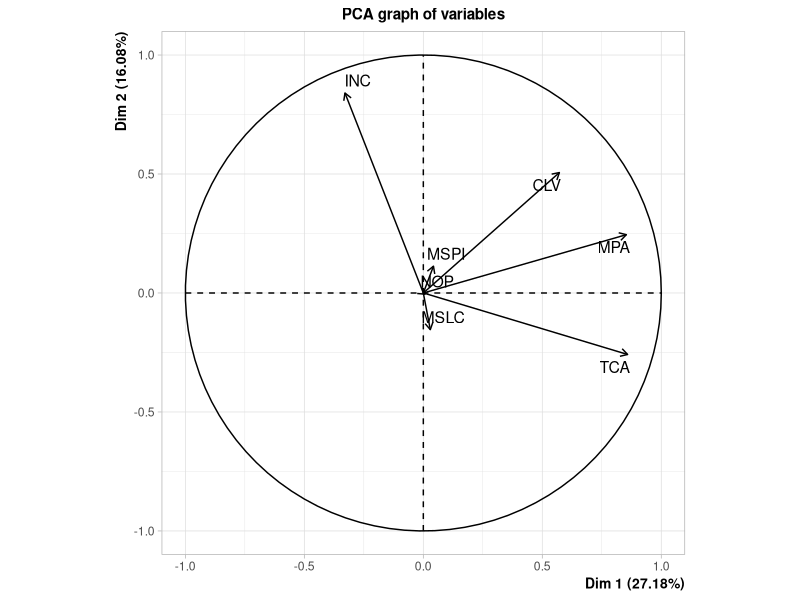
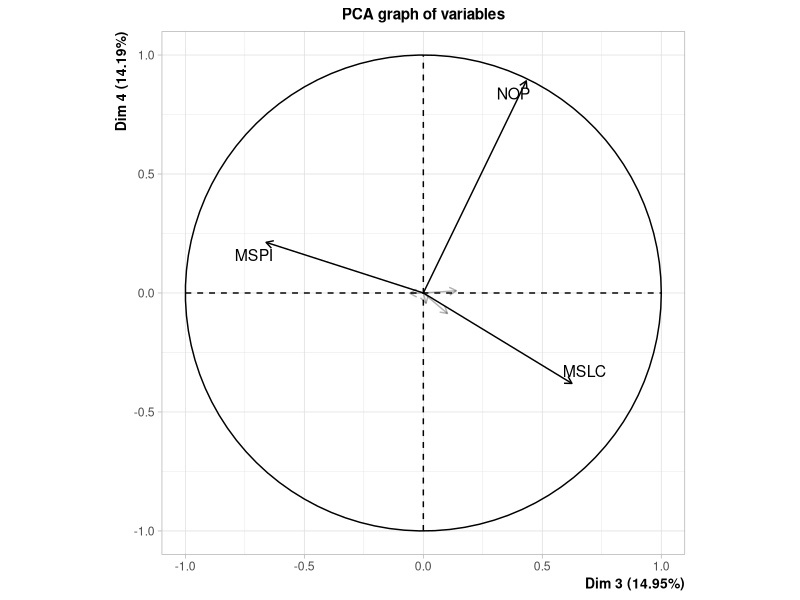
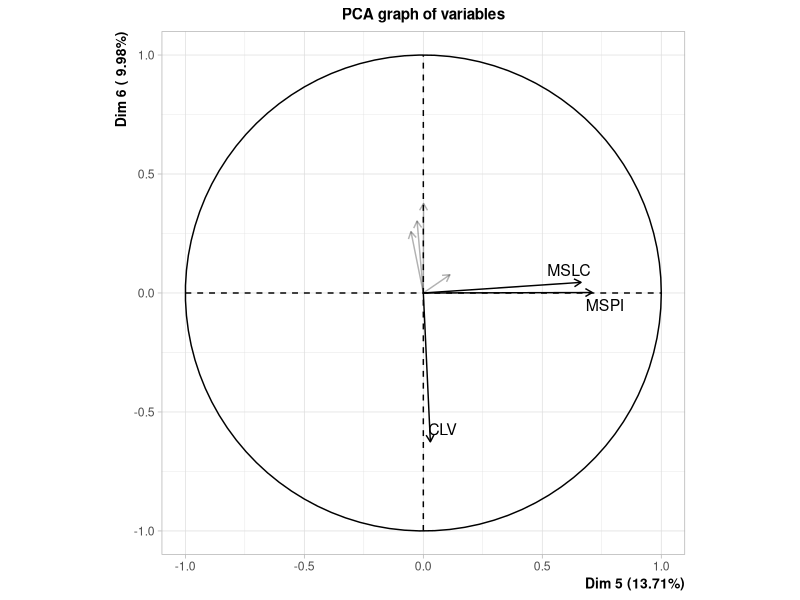
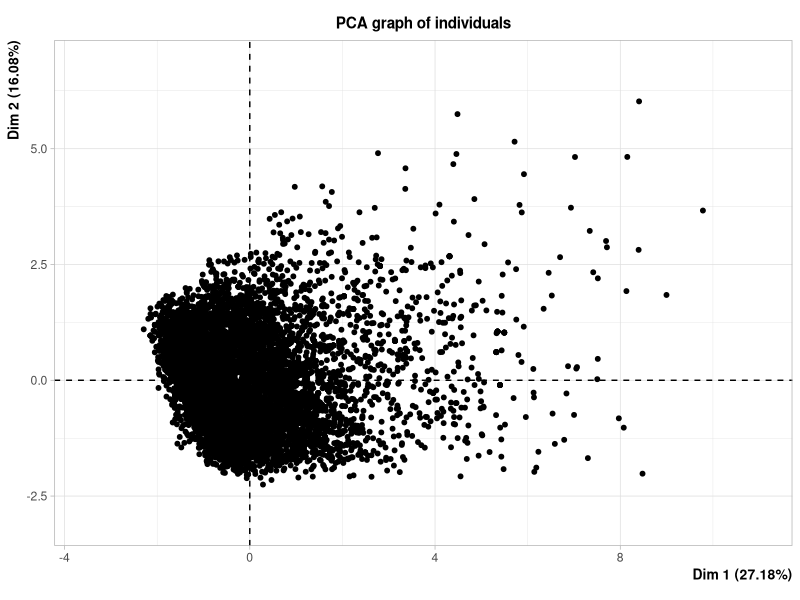
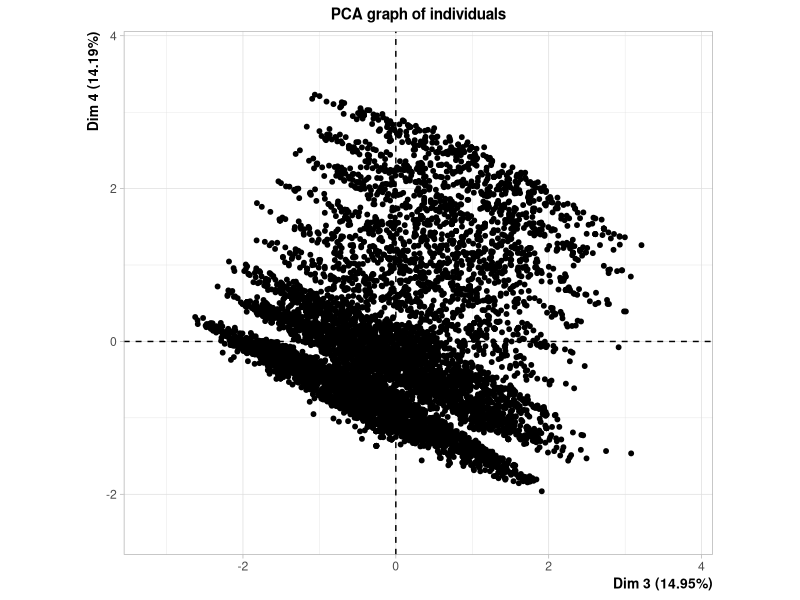
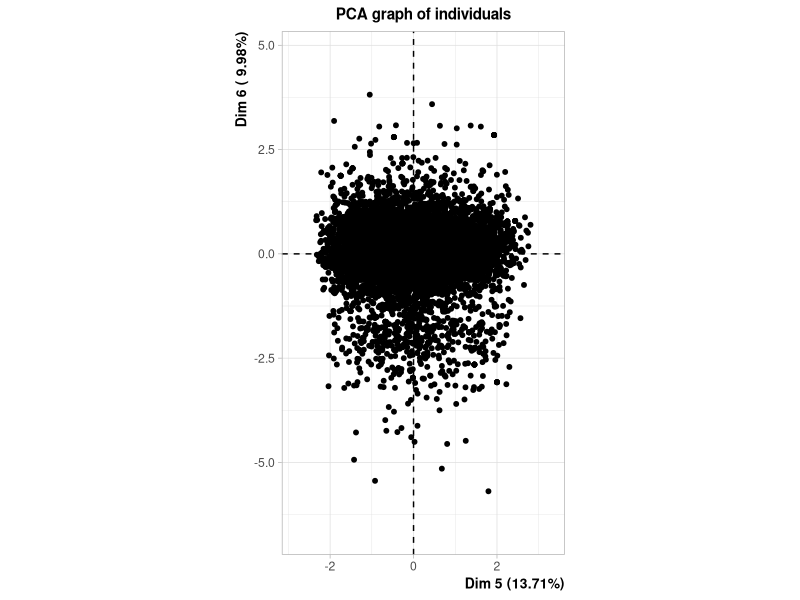
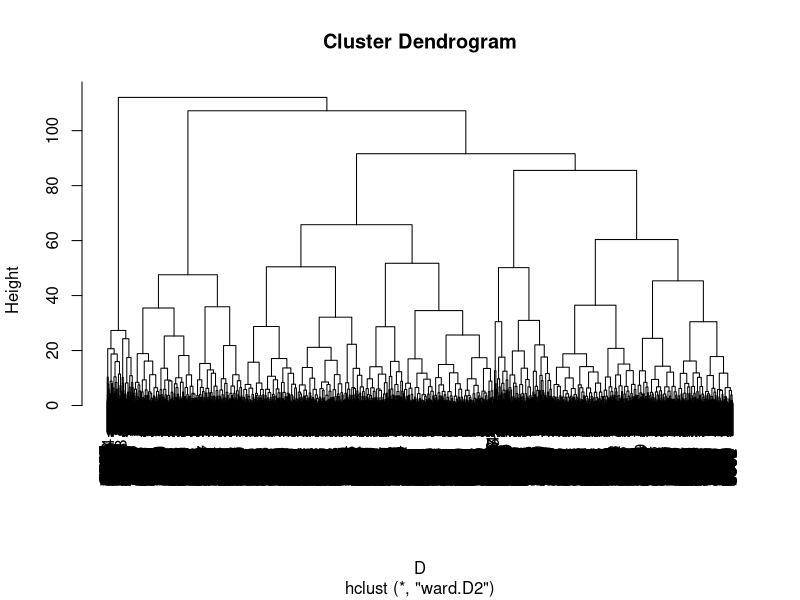
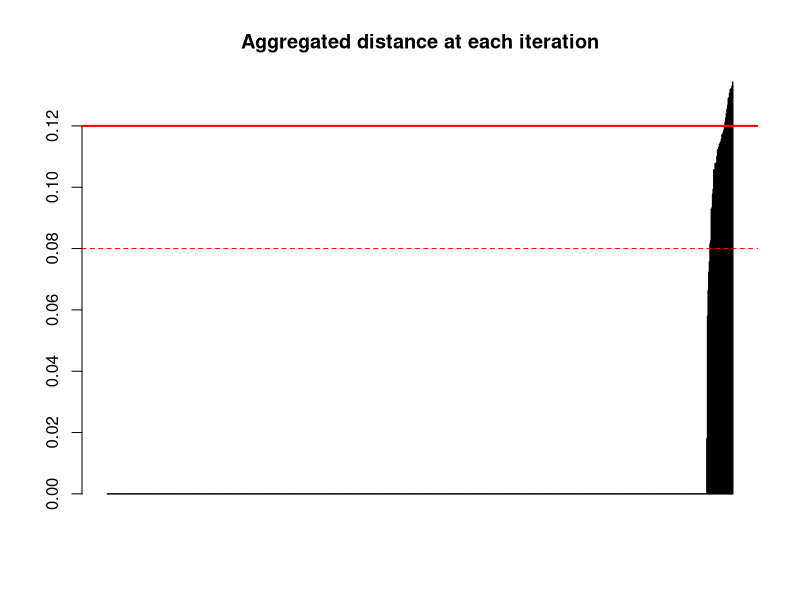

Reproduce these figures in R, in order. (Note: this script raises an error after producing the figures.)
# READING CREDSCO_BIN

setwd("D:/UPC/ME/ME_SCRIPTS/")
dd <- read.table("database_pre.csv",header=T, sep=";");
                  
##### PCA with FactoMineR
install.packages("FactoMineR")
library(FactoMineR)

# Perform PCA
?PCA
res.pca<-PCA(dd, ncp = 6, quali.sup = c(1,3,4,5,6,7,9,10,15,17,18),graph=FALSE)
res.pca

# Eigenvalues
res.pca$eig

# PCA graphs
?plot.PCA

# Plot for the variables
plot(res.pca,choix="var",axes=c(1,2))
plot(res.pca,choix="var",axes=c(3,4),select = "cos2 0.3")
plot(res.pca,choix="var",axes=c(5,6),select = "cos2 0.3")

# Plot for the individuals
plot(res.pca,choix="ind",invisible="quali",axes=c(1,2),label="none")
plot(res.pca,choix="ind",invisible="quali",axes=c(3,4),label="none")
plot(res.pca,choix="ind",invisible="quali",axes=c(5,6),label="none")


# CLUSTERING WITH THE PRINCIPAL COMPONENTS =====================================================

# Compute distances
Psi<-res.pca$ind$coord
D = dist(Psi)

# Hierarchical clustering
hc <- hclust(D, method = "ward.D2") 
plot(hc)
hc$height # para mirar cuántos componentes hay (hay 997)
barplot(hc$height[1:997],main="Aggregated distance at each iteration")

# How many clusters?
abline(h=0.12,col="red",lwd=2)
abline(h=0.08,col="red",lty=2)

# Number of clusters
nc = 3

# Cut tree
clus1<- cutree(hc,nc)
table(clus1)

# Representation of the clusters on the first principal plane
plot(Psi, col=as.numeric(clus1))
abline(h=0,v=0,col="gray")
legend("topright",c("c1","c2","c3"),pch=1,col=c(1:3))

# The quality of partition
cdg <- aggregate(as.data.frame(Psi),list(clus1),mean)[,2:7]
Bss <- sum(rowSums(cdg^2)*as.numeric(table(clus1)))
Tss <- sum(rowSums(Psi^2))
100*Bss/Tss

# Consolidate the partition
clus2<-kmeans(Psi,centers=cdg)
clus2$size

Bss <- sum(rowSums(clus2$centers^2)*clus2$size)
Wss <- sum(clus2$withinss)
100*Bss/(Bss+Wss)

# Clusters on the first principal plane after consolidation
plot(Psi, col=as.numeric(clus2$cluster))
abline(h=0,v=0,col="gray")
legend("topright",c("c1","c2","c3"),pch=1,col=c(1:3))


# Hierarchical Clustering on Principle Components with FactoMineR ==============================

?HCPC
res.hcpc<-HCPC(res.pca, nb.clust=-1, min=3, max=NULL, graph=TRUE)
names(res.hcpc)

# Description of the partition

# desc.var #
# A. The description of the clusters by the variables #
names(res.hcpc$desc.var)
?catdes

# desc.var$test.chi2 #
# A.1. The categorical variables which characterizes the clusters #
res.hcpc$desc.var$test.chi2
DictamenXClus<-table(res.hcpc$data.clust$EMPS,res.hcpc$data.clust$clust)
sweep(DictamenXClus,2,apply(DictamenXClus,2,sum),"/")

# desc.var$category #
# A.2. The description of each cluster by the categories #
res.hcpc$desc.var$category
positiuXclust1<-table(res.hcpc$data.clust$EMPS,res.hcpc$data.clust$clust)[2,1]
positiu<-sum(res.hcpc$data.clust$EMP=="positiu",na.rm=TRUE)
clust1<-sum(res.hcpc$data.clust$clust=="1")
N<-nrow(res.hcpc$data.clust)
positiuXclust1/positiu #Cla/Mod
positiuXclust1/clust1 #Mod/Cla
positiu/N #Global

# desc.var$quanti.var #
# A.3. The quantitative variables which characterizes the clusters #
res.hcpc$desc.var$quanti.var
summary(lm(res.hcpc$data.clust$CLV~res.hcpc$data.clust$clust))
summary(lm(res.hcpc$data.clust$TCA ~res.hcpc$data.clust$clust))

# desc.var$quanti #
# A.4. The description of each cluster by the quantitative variables #
res.hcpc$desc.var$quanti
mean(res.hcpc$data.clust$CLV[res.hcpc$data.clust$clust==1])
mean(res.hcpc$data.clust$CLV)
sd(res.hcpc$data.clust$CLV[res.hcpc$data.clust$clust==1])
sd(res.hcpc$data.clust$CLV)

# desc.axes #
##B. The description of the clusters by the axes #
names(res.hcpc$desc.axes)
res.hcpc$desc.axes$quanti.var
res.hcpc$desc.axes$quanti

# desc.ind #
# C. The description of the clusters by the individuals #
names(res.hcpc$desc.ind)
res.hcpc$desc.ind$para
res.hcpc$desc.ind$dist

para1<-which(rownames(res.pca$ind$coord)%in%names(res.hcpc$desc.ind$para[[1]]))
para2<-which(rownames(res.pca$ind$coord)%in%names(res.hcpc$desc.ind$para[[2]]))
para3<-which(rownames(res.pca$ind$coord)%in%names(res.hcpc$desc.ind$para[[3]]))
dist1<-which(rownames(res.pca$ind$coord)%in%names(res.hcpc$desc.ind$dist[[1]]))
dist2<-which(rownames(res.pca$ind$coord)%in%names(res.hcpc$desc.ind$dist[[2]]))
dist3<-which(rownames(res.pca$ind$coord)%in%names(res.hcpc$desc.ind$dist[[3]]))

points(res.pca$ind$coord[para1,1],res.pca$ind$coord[para1,2],col="blue",cex=2,pch=16)
points(res.pca$ind$coord[dist1,1],res.pca$ind$coord[dist1,2],col="orange",cex=2,pch=16)
points(res.pca$ind$coord[para2,1],res.pca$ind$coord[para2,2],col="blue",cex=2,pch=16)
points(res.pca$ind$coord[dist2,1],res.pca$ind$coord[dist2,2],col="orange",cex=2,pch=16)
points(res.pca$ind$coord[para3,1],res.pca$ind$coord[para3,2],col="blue",cex=2,pch=16)
points(res.pca$ind$coord[dist3,1],res.pca$ind$coord[dist3,2],col="orange",cex=2,pch=16)

# Characteristics of the more typical and more rare individuals 
res.hcpc$data.clust[which(rownames(res.hcpc$data.clust)%in%names(res.hcpc$desc.ind$para[[1]])),]
res.hcpc$data.clust[which(rownames(res.hcpc$data.clust)%in%names(res.hcpc$desc.ind$dist[[1]])),]
res.hcpc$data.clust[which(rownames(res.hcpc$data.clust)%in%names(res.hcpc$desc.ind$para[[2]])),]
res.hcpc$data.clust[which(rownames(res.hcpc$data.clust)%in%names(res.hcpc$desc.ind$dist[[2]])),]
res.hcpc$data.clust[which(rownames(res.hcpc$data.clust)%in%names(res.hcpc$desc.ind$para[[3]])),]
res.hcpc$data.clust[which(rownames(res.hcpc$data.clust)%in%names(res.hcpc$desc.ind$dist[[3]])),]

# call #
# Other parameters and objects of HCPC #
names(res.hcpc$call)

# call$t #
# Results for the hierarchical tree #
names(res.hcpc$call$t)
# Results for the PCA #
res.hcpc$call$t$res
# The suggested level to cut the tree  #
res.hcpc$call$t$nb.clust
# Within inertias #
res.hcpc$call$t$within[1:5]
# Ratio between within inertias #
res.hcpc$call$t$quot[1:5]
# Inertia gain #
res.hcpc$call$t$inert.gain[1:5]


# Suggested level to cut tree (Original space) ===============================================

dcon <- dd[,c(2,8,11,12,13,14,16)]
d  <- dist(dcon)
h1 <- hclust(d,method="ward.D")
plot(h1)

library(cluster)
actives<-c(2,8,11,12,13,14,16)
dissimMatrix <- daisy(dd[,actives], metric = "gower", stand=TRUE)
distMatrix<-dissimMatrix^2
h2 <- hclust(distMatrix,method="ward.D")
plot(h2)

### Function suggested level
suggested.level<-function(hc,min=3,max=10){
if(min<2) stop("Min should be equal or higher than 2")
intra <- rev(cumsum(hc$height))
quot <- intra[min:(max)]/intra[(min - 1):(max - 1)]
nb.clust = which.min(quot) + min - 1
return(nb.clust)
}

# 
suggested.level(h1)
suggested.level(h2)
